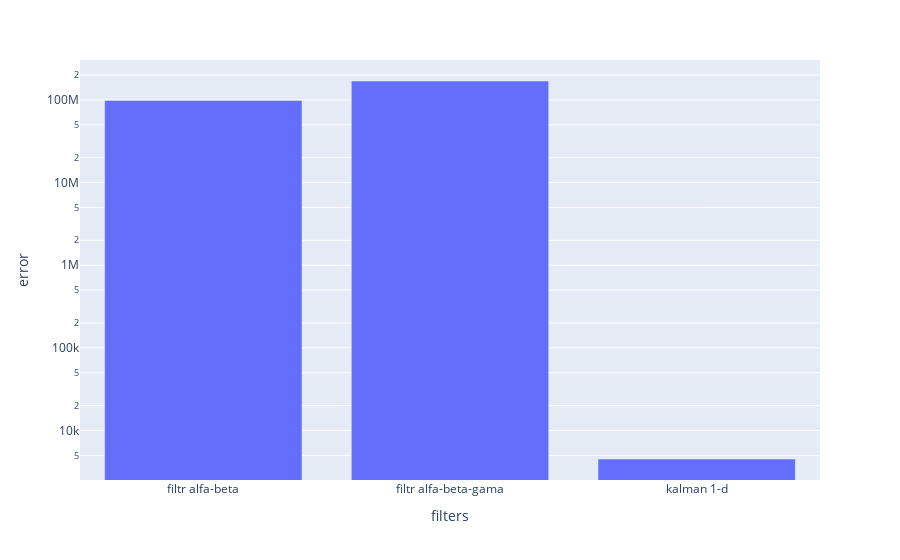

Notebook source saved alongside this figure:
### Code cell
fig = ex.bar(errors, x='filters', y='error', log_y=True)
fig.show()

### Figure 1 — Plotly figure (JSON) as saved in the notebook; plotly's stock layout.template omitted (floating-point values rounded to 4 significant figures)
{"data": [{"alignmentgroup": "True", "hovertemplate": "filters=%{x}<br>error=%{y}<extra></extra>", "legendgroup": "", "marker": {"color": "#636efa", "pattern": {"shape": ""}}, "name": "", "offsetgroup": "", "orientation": "v", "showlegend": false, "textposition": "auto", "type": "bar", "x": ["filtr alfa-beta", "filtr alfa-beta-gama", "kalman 1-d"], "xaxis": "x", "y": [98450000.0, 169500000.0, 4518.0], "yaxis": "y"}], "layout": {"barmode": "relative", "legend": {"tracegroupgap": 0}, "margin": {"t": 60}, "xaxis": {"anchor": "y", "domain": [0, 1], "title": {"text": "filters"}}, "yaxis": {"anchor": "x", "domain": [0, 1], "title": {"text": "error"}, "type": "log"}}}
